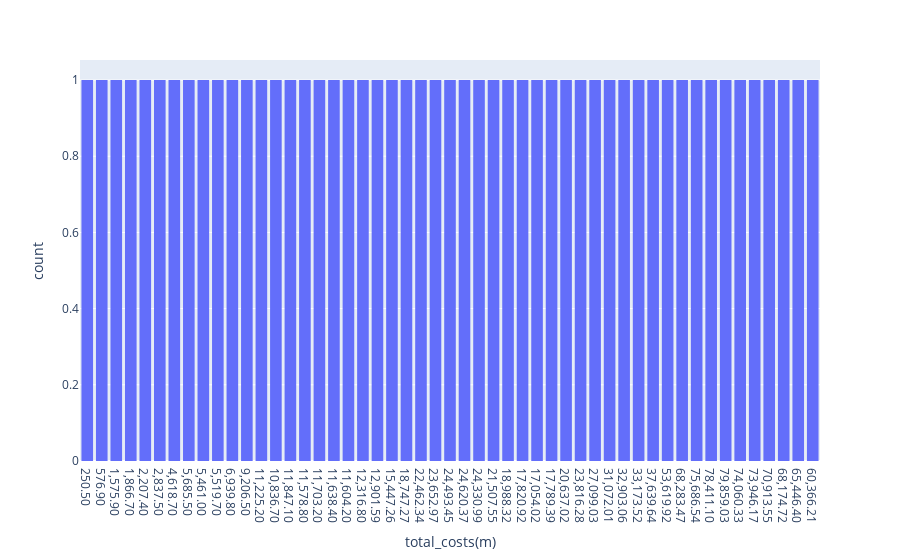

The cell this chart's notebook holds for it:
### Markdown cell above
- Create a histogram of the `total_costs(m)` column

### Code cell
px.histogram(clean_df,'total_costs(m)')

### Figure 1 — Plotly figure (JSON) as saved in the notebook; plotly's stock layout.template omitted (floating-point values rounded to 4 significant figures)
{"data": [{"alignmentgroup": "True", "bingroup": "x", "hovertemplate": "total_costs(m)=%{x}<br>count=%{y}<extra></extra>", "legendgroup": "", "marker": {"color": "#636efa", "pattern": {"shape": ""}}, "name": "", "offsetgroup": "", "orientation": "v", "showlegend": false, "type": "histogram", "x": ["250.50", "576.90", "1,575.90", "1,866.70", "2,207.40", "2,837.50", "4,618.70", "5,685.50", "5,461.00", "5,519.70", "6,939.80", "9,206.50", "11,225.20", "10,836.70", "11,847.10", "11,578.80", "11,703.20", "11,638.40", "11,604.20", "12,316.80", "12,901.59", "15,447.26", "18,747.27", "22,462.34", "23,652.97", "24,493.45", "24,620.37", "24,330.99", "21,507.55", "18,988.32", "17,820.92", "17,054.02", "17,789.39", "20,637.02", "23,816.28", "27,099.03", "31,072.01", "32,903.06", "33,173.52", "37,639.64", "53,619.92", "68,283.47", "75,686.54", "78,411.10", "79,859.03", "74,060.33", "73,946.17", "70,913.55", "68,174.72", "65,446.40", "60,366.21"], "xaxis": "x", "yaxis": "y"}], "layout": {"barmode": "relative", "legend": {"tracegroupgap": 0}, "margin": {"t": 60}, "xaxis": {"anchor": "y", "domain": [0, 1], "title": {"text": "total_costs(m)"}}, "yaxis": {"anchor": "x", "domain": [0, 1], "title": {"text": "count"}}}}
